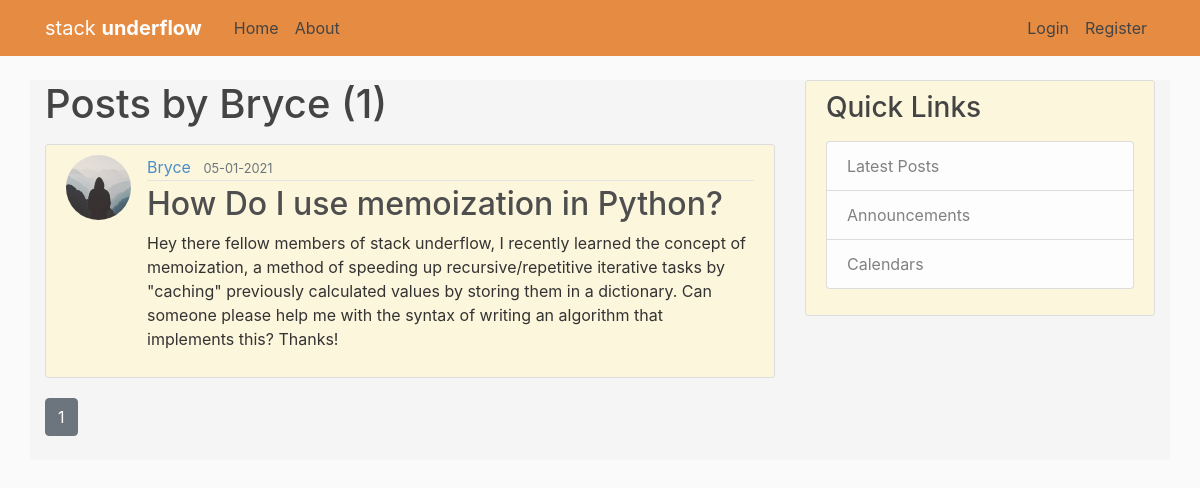
The app's page /user/Bryce with its own data.
### stack_underflow/models.py (models this page shows, shortened)
class User(db.Model, UserMixin):
    id = db.Column(db.Integer, primary_key=True)
    username = db.Column(db.String(20), unique=True, nullable=False)
    email = db.Column(db.String(120), unique=True, nullable=False)
    image_file = db.Column(db.String(20), nullable=False, default='default.jpg')
    password = db.Column(db.String(60), nullable=False)
    posts = db.relationship('Post', backref='author', lazy=True)
    replies = db.relationship('Reply', backref='reply_author', lazy=True)

class Post(db.Model):
    id = db.Column(db.Integer, primary_key=True)
    title = db.Column(db.String(100), nullable=False)
    date_posted = db.Column(db.DateTime, nullable=False, default=datetime.utcnow)
    content = db.Column(db.Text, nullable=False)
    user_id = db.Column(db.Integer, db.ForeignKey('user.id'), nullable=False)
    replies = db.relationship('Reply', backref='post_reply_to', lazy=True)

### stack_underflow/users/routes.py (the view)
@users.route("/user/<string:username>")
def user_posts(username):
    page = request.args.get('page', 1, type=int)
    user = User.query.filter_by(username=username).first_or_404()
    posts = Post.query.filter_by(author=user)\
        .order_by(Post.date_posted.desc())\
        .paginate(page=page, per_page=5)
    return render_template('user_posts.html', posts=posts, user=user)

### stack_underflow/templates/user_posts.html
{% extends "base.html" %}
{% block content %}
    <h1 class="mb-3">Posts by {{ user.username }} ({{ posts.total }})</h1>
    {% for post in posts.items %}
        <article class="media content-section">
          <img class="rounded-circle article-img" src="{{ url_for('static', filename='images/' + post.author.image_file) }}">
          <div class="media-body">
            <div class="article-metadata">
              <a class="mr-2 user-font" href="{{ url_for('users.user_posts', username=post.author.username) }}">{{ post.author.username }}</a>
              <small class="text-muted">{{ post.date_posted.strftime('%m-%d-%Y') }}</small>
            </div>
            <h2><a class="article-title" href="{{ url_for('posts.post', post_id=post.id) }}">{{ post.title }}</a></h2>
            <p class="article-content">{{ post.content }}</p>
          </div>
        </article>
    {% endfor %}
    {% for page_num in posts.iter_pages(left_edge=1, right_edge=1, left_current=1, right_current=2) %}
      {% if page_num %}
        {% if posts.page == page_num %}
          <a class="btn btn-secondary mb-4" href="{{ url_for('users.user_posts', username=user.username, page=page_num) }}">{{ page_num }}</a>
        {% else %}
          <a class="btn btn-outline-secondary mb-4" href="{{ url_for('users.user_posts', username=user.username, page=page_num) }}">{{ page_num }}</a>
        {% endif %}
      {% else %}
        ...
      {% endif %}
    {% endfor %}
{% endblock content %}

### stack_underflow/templates/base.html (shortened to what this page needs)
<!DOCTYPE html>
<html>
<head>
    <link rel="stylesheet" href="https://maxcdn.bootstrapcdn.com/bootstrap/4.0.0/css/bootstrap.min.css">
    <link rel="stylesheet" type="text/css" href="{{ url_for('static', filename='main.css') }}">
</head>
<body>
    <header class="site-header">
      <nav class="navbar navbar-expand-md navbar-dark bg-steel fixed-top">
        <div class="container">
          <a class="navbar-brand mr-4" href="/">stack <strong>underflow</strong></a>
          <div class="collapse navbar-collapse" id="navbarToggle">
            <div class="navbar-nav mr-auto">
              <a class="nav-item nav-link" href="{{ url_for('main.home') }}">Home</a>
              <a class="nav-item nav-link" href="{{ url_for('main.about') }}">About</a>
            </div>
            <div class="navbar-nav">
              {% if current_user.is_authenticated %}
                <a class="nav-item nav-link article-title" href="{{ url_for('posts.new_post') }}">New Post</a>
                <a class="nav-item nav-link" href="{{ url_for('users.account') }}">Account</a>
                <a class="nav-item nav-link" href="{{ url_for('users.logout') }}">Logout</a>
              {% else %}
                <a class="nav-item nav-link" href="{{ url_for('users.login') }}">Login</a>
                <a class="nav-item nav-link" href="{{ url_for('users.register') }}">Register</a>
              {% endif %}
            </div>
          </div>
        </div>
      </nav>
    </header>
    <main role="main" class="container" style="background-color:rgb(245, 245, 245)">
      <div class="row">
        <div class="col-md-8">
          {% block content %}{% endblock %}
        </div>
        <div class="col-md-4">
          <div class="content-section" style="background-color:rgb(252, 246, 220)">
            <h3>Quick Links</h3>
            <p class='text-muted'>
              <ul class="list-group">
                <li class="list-group-item list-group-item-light">Latest Posts</li>
                <li class="list-group-item list-group-item-light">Announcements</li>
                <li class="list-group-item list-group-item-light">Calendars</li>
              </ul>
            </p>
          </div>
        </div>
      </div>
    </main>
</body>
</html>

### stack_underflow/static/main.css (style rules this page uses)
body { background: #fafafa; color: #333333; margin-top: 5rem; }
h1, h2, h3, h4, h5, h6 { color: #444444; }
.bg-steel { background-color: #e68b42; }
.site-header .navbar-nav .nav-link { color: #444444; }
.content-section { background:rgb(252, 246, 220); padding: 10px 20px; border: 1px solid #dddddd; border-radius: 3px; margin-bottom: 20px; }
.article-title { color: #4e4e4e; }
.article-content { white-space: pre-line; }
.article-img { height: 65px; width: 65px; margin-right: 16px; }
.article-metadata { padding-bottom: 1px; margin-bottom: 4px; border-bottom: 1px solid #e3e3e3 }
.user-font { color: #4a8fca; }

### records on screen
User: username "Bryce"
Post: image_file (placeholder picture), author.username "Bryce", date_posted "05-01-2021", title "How Do I use memoization in Python?", content "Hey there fellow members of stack underflow, I recently learned the concept of memoization, a method of speeding up recursive/repetitive iterative tasks by \"caching\" previously calculated values by storing them in a dictionary. Can someone please help me with the syntax of writing an algorithm that implements this? Thanks!"

### other values on screen
{{ posts.total }} "1"
{{ page_num }} "1"
